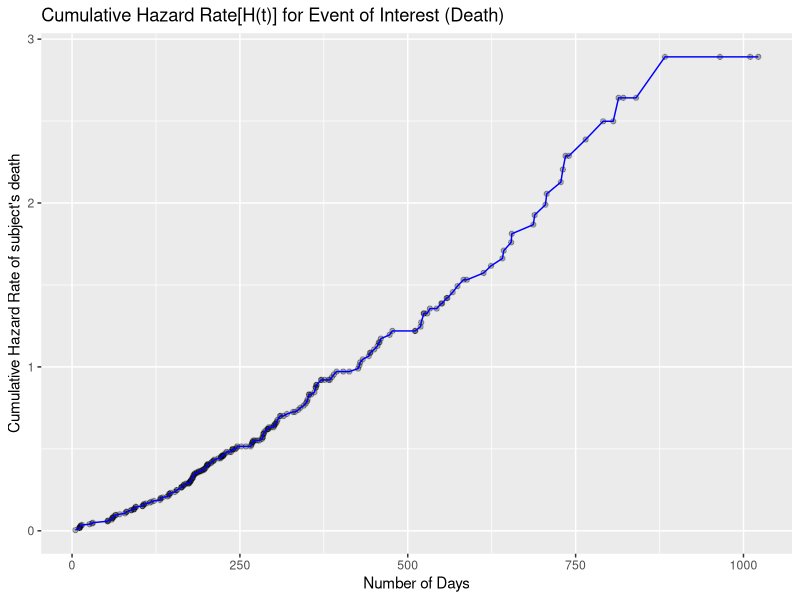
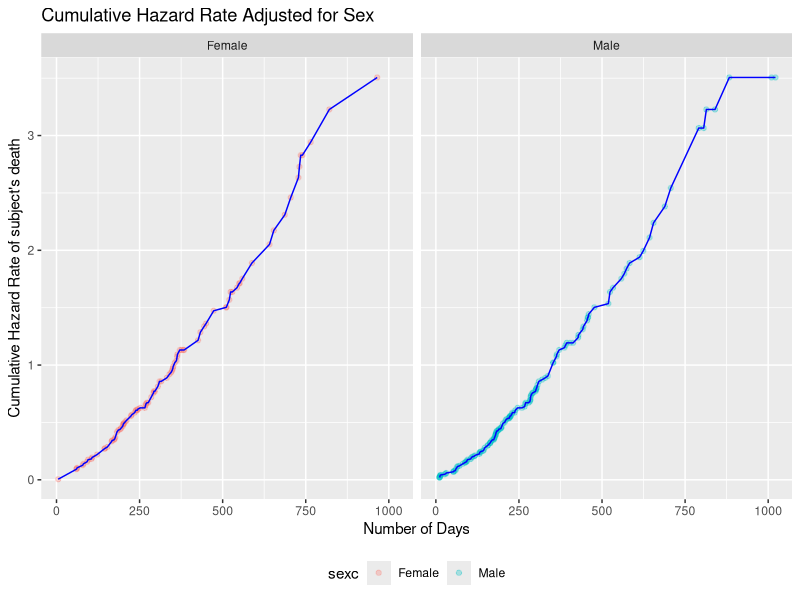
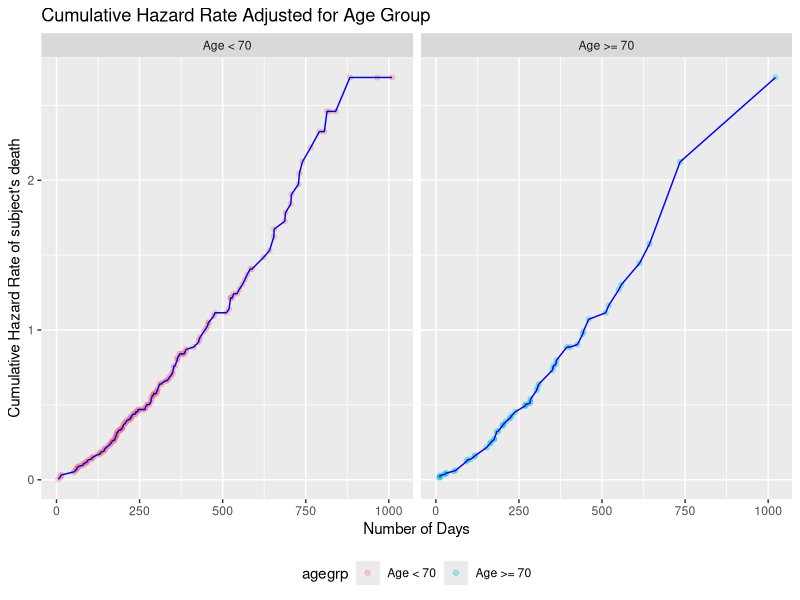
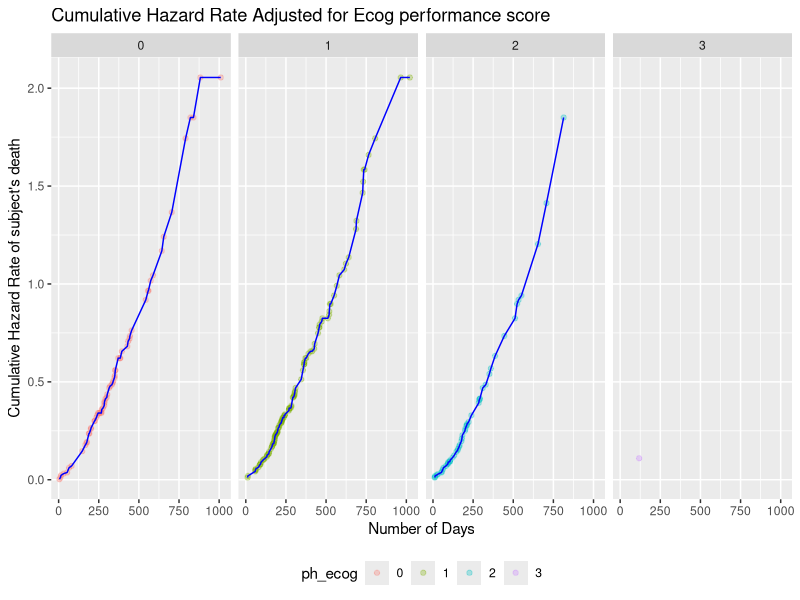

Recreate these plots in R, in order.
## ---- chunk 1
library(tidyverse)
library(survival)
library(ggplot2)
library(ggfortify)
library(mice)


knitr::opts_chunk$set(echo = TRUE)
## ---- chunk 2
lung
data(cancer, package="survival")

lung_df=lung %>% 
  mutate( sex = as.factor(sex),
          ph.ecog = as.factor(ph.ecog)) %>% 
  mutate(
    status = ifelse(status == 1, 0, 1)  
  ) %>%
  rename(ph_ecog = ph.ecog,
         ph_karno = ph.karno,
         pat_karno = pat.karno,
         meal_cal = meal.cal,
         wt_loss = wt.loss
         )

## ---- chunk 3
nelsonaalen = function(data, timevar, statusvar) {
  if (!is.data.frame(data)) {
    stop("Data must be a data frame")
  }
  timevar <- as.character(substitute(timevar))
  statusvar <- as.character(substitute(statusvar))
  time <- data[, timevar, drop = TRUE]
  status <- data[, statusvar, drop = TRUE]

  hazard <- survival::basehaz(survival::coxph(survival::Surv(time, status) ~ 1))
  idx <- match(time, hazard[, "time"])
  hazard[idx, "hazard"]
}

hazard = nelsonaalen(lung_df, time, status)
# plot(x = lung_df$time, main="Cumulative Probability for Event of Interest (Death)", y = hazard, ylab = "Cumulative Probability of subject's death", xlab = "Number of Days") 


lung_df1 = lung_df %>% 
  mutate(hazard = nelsonaalen(lung_df, time, status))

ggplot(data = lung_df1, aes(x = time, y = hazard)) + 
  geom_point(alpha = .3) +
  geom_line(colour = "blue") + 
  theme(legend.position = "bottom") +
  labs(
    title = "Cumulative Hazard Rate[H(t)] for Event of Interest (Death)",
    x = "Number of Days",
    y = "Cumulative Hazard Rate of subject's death"
  )
## ---- chunk 4
survfit(Surv(time, status) ~ 1, lung_df, stype = 1, ctype = 2)
## ---- chunk 5
nelsonaalen = function(data, timevar, statusvar, invar) {
  if (!is.data.frame(data)) {
    stop("Data must be a data frame")
  }
  timevar <- as.character(substitute(timevar))
  statusvar <- as.character(substitute(statusvar))
  invar <- as.character(substitute(invar))
  time <- data[, timevar, drop = TRUE]
  status <- data[, statusvar, drop = TRUE]
  inv <- data[, invar, drop = TRUE]

  hazard <- survival::basehaz(survival::coxph(survival::Surv(time, status) ~ inv ))
  idx <- match(time, hazard[, "time"])
  hazard[idx, "hazard"]
}

lung_df1 = lung_df %>% 
  mutate(hazard = nelsonaalen(lung_df, time, status, sex),
         sexc = ifelse(sex != 1, "Female", "Male"))

ggplot(data = lung_df1, aes(x = time, y = hazard, color = sexc)) + 
  geom_point(alpha = .3) + 
  geom_line(colour = "blue") + 
  theme(legend.position = "bottom") +
  facet_grid(~sexc) +
  labs(title = "Cumulative Hazard Rate Adjusted for Sex", x = "Number of Days", y = "Cumulative Hazard Rate of subject's death")

## ---- chunk 6
# add age group variable
lung_age =lung_df %>% 
  mutate(
    agegrp = ifelse(age >= 70, "Age >= 70", "Age < 70"),
    agegrpn = ifelse(age >= 70, 1, 0)
  ) %>% 
  mutate(agegrpn = as.factor(agegrpn))

# fit NA estimator

lung_df1 = lung_age %>% 
  mutate(hazard = nelsonaalen(lung_age, time, status, agegrpn)
         )

ggplot(data = lung_df1, aes(x = time, y = hazard, color = agegrp)) + 
  geom_point(alpha = .3) + 
  geom_line(colour = "blue") + 
  theme(legend.position = "bottom") +
  facet_grid(~agegrp) +
  labs(title = "Cumulative Hazard Rate Adjusted for Age Group", x = "Number of Days", y = "Cumulative Hazard Rate of subject's death")

## ---- chunk 7
# fit NA estimator


# drop missing ph_ecog obs
lung_df = lung_df %>% 
  drop_na(ph_ecog)

lung_df1 = lung_df %>% 
  mutate(hazard = nelsonaalen(lung_df, time, status, ph_ecog)
         )
ggplot(data = lung_df1, aes(x = time, y = hazard, color = ph_ecog)) + 
  geom_point(alpha = .3) + 
  geom_line(colour = "blue") + 
  theme(legend.position = "bottom") +
  facet_grid(~ph_ecog) +
  labs(title = "Cumulative Hazard Rate Adjusted for Ecog performance score", x = "Number of Days", y = "Cumulative Hazard Rate of subject's death")
